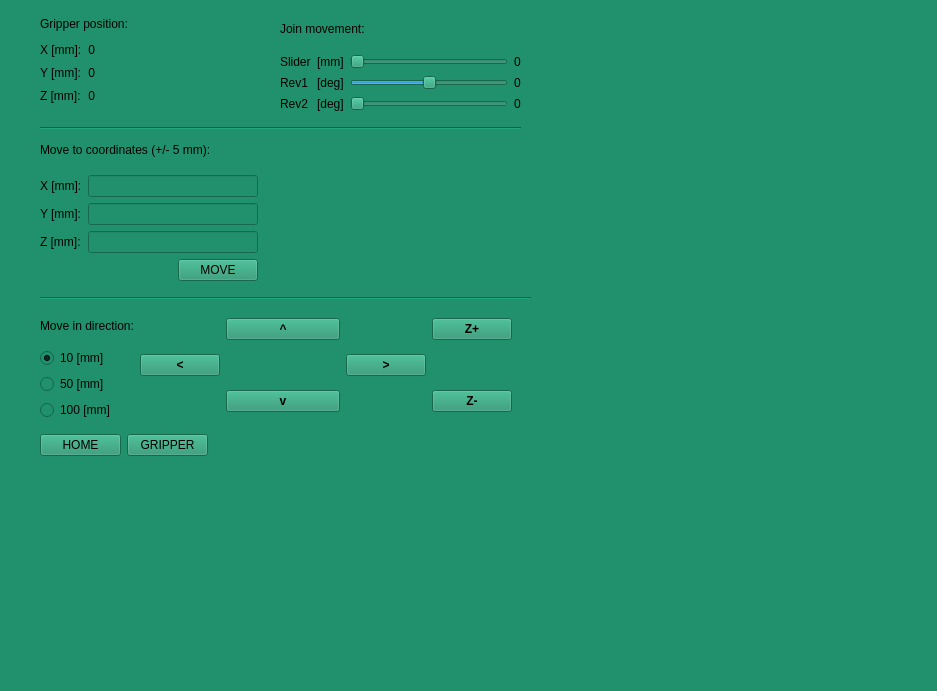
<?xml version="1.0" encoding="UTF-8"?>
<ui version="4.0">
 <class>MainWindow</class>
 <widget class="QMainWindow" name="MainWindow">
  <property name="geometry">
   <rect>
    <x>0</x>
    <y>0</y>
    <width>937</width>
    <height>691</height>
   </rect>
  </property>
  <property name="windowTitle">
   <string>MainWindow</string>
  </property>
  <property name="styleSheet">
   <string notr="true">background-color: rgb(32, 145, 108);</string>
  </property>
  <widget class="QWidget" name="centralwidget">
   <widget class="QWidget" name="layoutWidget_2">
    <property name="geometry">
     <rect>
      <x>40</x>
      <y>130</y>
      <width>218</width>
      <height>151</height>
     </rect>
    </property>
    <layout class="QVBoxLayout" name="verticalLayout_2">
     <item>
      <widget class="QLabel" name="label_2">
       <property name="text">
        <string>Move to coordinates (+/- 5 mm):</string>
       </property>
      </widget>
     </item>
     <item>
      <layout class="QGridLayout" name="gridLayout_2">
       <item row="0" column="0">
        <widget class="QLabel" name="X_moveto_pos_text">
         <property name="text">
          <string>X [mm]:</string>
         </property>
        </widget>
       </item>
       <item row="2" column="1">
        <widget class="QLineEdit" name="Z_line_edit"/>
       </item>
       <item row="1" column="1">
        <widget class="QLineEdit" name="Y_line_edit"/>
       </item>
       <item row="2" column="0">
        <widget class="QLabel" name="Z_moveto_pos_text">
         <property name="text">
          <string>Z [mm]:</string>
         </property>
        </widget>
       </item>
       <item row="1" column="0">
        <widget class="QLabel" name="Y_moveto_pos_text">
         <property name="text">
          <string>Y [mm]:</string>
         </property>
        </widget>
       </item>
       <item row="3" column="1">
        <widget class="QPushButton" name="move_button">
         <property name="sizePolicy">
          <sizepolicy hsizetype="Fixed" vsizetype="Preferred">
           <horstretch>0</horstretch>
           <verstretch>0</verstretch>
          </sizepolicy>
         </property>
         <property name="layoutDirection">
          <enum>Qt::RightToLeft</enum>
         </property>
         <property name="text">
          <string>MOVE</string>
         </property>
         <property name="iconSize">
          <size>
           <width>5</width>
           <height>5</height>
          </size>
         </property>
         <property name="checkable">
          <bool>false</bool>
         </property>
        </widget>
       </item>
       <item row="0" column="1">
        <widget class="QLineEdit" name="X_line_edit"/>
       </item>
      </layout>
     </item>
    </layout>
   </widget>
   <widget class="QWidget" name="layoutWidget">
    <property name="geometry">
     <rect>
      <x>40</x>
      <y>10</y>
      <width>121</width>
      <height>93</height>
     </rect>
    </property>
    <layout class="QVBoxLayout" name="verticalLayout">
     <item>
      <widget class="QLabel" name="label">
       <property name="text">
        <string>Gripper position:</string>
       </property>
      </widget>
     </item>
     <item>
      <layout class="QGridLayout" name="gridLayout">
       <item row="0" column="0">
        <widget class="QLabel" name="X_current_pos_text">
         <property name="text">
          <string>X [mm]:</string>
         </property>
        </widget>
       </item>
       <item row="1" column="1">
        <widget class="QLabel" name="y_current_pos">
         <property name="text">
          <string>0</string>
         </property>
         <property name="alignment">
          <set>Qt::AlignRight|Qt::AlignTrailing|Qt::AlignVCenter</set>
         </property>
        </widget>
       </item>
       <item row="0" column="1">
        <widget class="QLabel" name="x_current_pos">
         <property name="text">
          <string>0</string>
         </property>
         <property name="alignment">
          <set>Qt::AlignRight|Qt::AlignTrailing|Qt::AlignVCenter</set>
         </property>
        </widget>
       </item>
       <item row="1" column="0">
        <widget class="QLabel" name="Y_current_pos_text">
         <property name="text">
          <string>Y [mm]:</string>
         </property>
        </widget>
       </item>
       <item row="1" column="2">
        <spacer name="horizontalSpacer">
         <property name="orientation">
          <enum>Qt::Horizontal</enum>
         </property>
         <property name="sizeHint" stdset="0">
          <size>
           <width>40</width>
           <height>20</height>
          </size>
         </property>
        </spacer>
       </item>
       <item row="2" column="0">
        <widget class="QLabel" name="Z_current_pos_text">
         <property name="text">
          <string>Z [mm]:</string>
         </property>
        </widget>
       </item>
       <item row="2" column="1">
        <widget class="QLabel" name="z_current_pos">
         <property name="text">
          <string>0</string>
         </property>
         <property name="alignment">
          <set>Qt::AlignRight|Qt::AlignTrailing|Qt::AlignVCenter</set>
         </property>
        </widget>
       </item>
      </layout>
     </item>
    </layout>
   </widget>
   <widget class="QWidget" name="verticalLayoutWidget">
    <property name="geometry">
     <rect>
      <x>280</x>
      <y>10</y>
      <width>241</width>
      <height>101</height>
     </rect>
    </property>
    <layout class="QVBoxLayout" name="verticalLayout_3">
     <item>
      <widget class="QLabel" name="label_9">
       <property name="text">
        <string>Join movement:</string>
       </property>
      </widget>
     </item>
     <item>
      <layout class="QGridLayout" name="gridLayout_4">
       <item row="1" column="3">
        <widget class="QLabel" name="rev1_current_val">
         <property name="text">
          <string>0</string>
         </property>
        </widget>
       </item>
       <item row="1" column="0">
        <widget class="QLabel" name="Rev1_text">
         <property name="text">
          <string>Rev1</string>
         </property>
        </widget>
       </item>
       <item row="0" column="3">
        <widget class="QLabel" name="slider_current_val">
         <property name="text">
          <string>0</string>
         </property>
        </widget>
       </item>
       <item row="2" column="2">
        <widget class="QSlider" name="rev2_slider">
         <property name="maximum">
          <number>140</number>
         </property>
         <property name="orientation">
          <enum>Qt::Horizontal</enum>
         </property>
        </widget>
       </item>
       <item row="1" column="2">
        <widget class="QSlider" name="rev1_slider">
         <property name="minimum">
          <number>-120</number>
         </property>
         <property name="maximum">
          <number>120</number>
         </property>
         <property name="orientation">
          <enum>Qt::Horizontal</enum>
         </property>
        </widget>
       </item>
       <item row="0" column="2">
        <widget class="QSlider" name="slider_slider">
         <property name="minimum">
          <number>80</number>
         </property>
         <property name="maximum">
          <number>310</number>
         </property>
         <property name="orientation">
          <enum>Qt::Horizontal</enum>
         </property>
        </widget>
       </item>
       <item row="2" column="0">
        <widget class="QLabel" name="Rev2_text">
         <property name="text">
          <string>Rev2</string>
         </property>
        </widget>
       </item>
       <item row="2" column="3">
        <widget class="QLabel" name="rev2_current_val">
         <property name="text">
          <string>0</string>
         </property>
        </widget>
       </item>
       <item row="0" column="0">
        <widget class="QLabel" name="Slider_text">
         <property name="text">
          <string>Slider</string>
         </property>
        </widget>
       </item>
       <item row="0" column="1">
        <widget class="QLabel" name="label_4">
         <property name="text">
          <string>[mm]</string>
         </property>
        </widget>
       </item>
       <item row="1" column="1">
        <widget class="QLabel" name="label_5">
         <property name="text">
          <string>[deg]</string>
         </property>
        </widget>
       </item>
       <item row="2" column="1">
        <widget class="QLabel" name="label_6">
         <property name="text">
          <string>[deg]</string>
         </property>
        </widget>
       </item>
      </layout>
     </item>
    </layout>
   </widget>
   <widget class="QWidget" name="gridLayoutWidget_3">
    <property name="geometry">
     <rect>
      <x>40</x>
      <y>430</y>
      <width>168</width>
      <height>31</height>
     </rect>
    </property>
    <layout class="QGridLayout" name="gridLayout_5">
     <item row="0" column="1">
      <widget class="QPushButton" name="gripper_button">
       <property name="text">
        <string>GRIPPER</string>
       </property>
       <property name="checkable">
        <bool>true</bool>
       </property>
      </widget>
     </item>
     <item row="0" column="0">
      <widget class="QPushButton" name="home_button">
       <property name="text">
        <string>HOME</string>
       </property>
      </widget>
     </item>
    </layout>
   </widget>
   <widget class="QWidget" name="horizontalLayoutWidget">
    <property name="geometry">
     <rect>
      <x>40</x>
      <y>310</y>
      <width>472</width>
      <height>110</height>
     </rect>
    </property>
    <layout class="QHBoxLayout" name="horizontalLayout_2">
     <item>
      <layout class="QVBoxLayout" name="verticalLayout_4">
       <item>
        <widget class="QLabel" name="label_3">
         <property name="text">
          <string>Move in direction:</string>
         </property>
        </widget>
       </item>
       <item>
        <layout class="QGridLayout" name="gridLayout_6">
         <item row="0" column="0">
          <widget class="QRadioButton" name="radio_button_1">
           <property name="sizePolicy">
            <sizepolicy hsizetype="Preferred" vsizetype="Fixed">
             <horstretch>0</horstretch>
             <verstretch>0</verstretch>
            </sizepolicy>
           </property>
           <property name="layoutDirection">
            <enum>Qt::LeftToRight</enum>
           </property>
           <property name="text">
            <string>10 [mm]</string>
           </property>
           <property name="checked">
            <bool>true</bool>
           </property>
          </widget>
         </item>
         <item row="1" column="0">
          <widget class="QRadioButton" name="radio_button_2">
           <property name="text">
            <string>50 [mm]</string>
           </property>
          </widget>
         </item>
         <item row="2" column="0">
          <widget class="QRadioButton" name="radio_button_3">
           <property name="text">
            <string>100 [mm]</string>
           </property>
          </widget>
         </item>
        </layout>
       </item>
      </layout>
     </item>
     <item>
      <layout class="QGridLayout" name="gridLayout_3">
       <item row="2" column="1">
        <widget class="QPushButton" name="xplus_button">
         <property name="font">
          <font>
           <weight>75</weight>
           <bold>true</bold>
          </font>
         </property>
         <property name="text">
          <string>v</string>
         </property>
        </widget>
       </item>
       <item row="0" column="3">
        <widget class="QPushButton" name="zplus_button">
         <property name="font">
          <font>
           <weight>75</weight>
           <bold>true</bold>
          </font>
         </property>
         <property name="text">
          <string>Z+</string>
         </property>
        </widget>
       </item>
       <item row="1" column="2">
        <widget class="QPushButton" name="yplus_button">
         <property name="font">
          <font>
           <family>Ubuntu</family>
           <weight>75</weight>
           <bold>true</bold>
          </font>
         </property>
         <property name="text">
          <string>&gt;</string>
         </property>
        </widget>
       </item>
       <item row="1" column="0">
        <widget class="QPushButton" name="yminus_button">
         <property name="font">
          <font>
           <weight>75</weight>
           <bold>true</bold>
          </font>
         </property>
         <property name="text">
          <string>&lt;</string>
         </property>
        </widget>
       </item>
       <item row="0" column="1">
        <widget class="QPushButton" name="xminus_button">
         <property name="font">
          <font>
           <weight>75</weight>
           <bold>true</bold>
          </font>
         </property>
         <property name="text">
          <string>^</string>
         </property>
        </widget>
       </item>
       <item row="2" column="3">
        <widget class="QPushButton" name="zminus_button">
         <property name="font">
          <font>
           <weight>75</weight>
           <bold>true</bold>
          </font>
         </property>
         <property name="text">
          <string>Z-</string>
         </property>
        </widget>
       </item>
       <item row="1" column="1">
        <spacer name="horizontalSpacer_2">
         <property name="orientation">
          <enum>Qt::Horizontal</enum>
         </property>
         <property name="sizeHint" stdset="0">
          <size>
           <width>40</width>
           <height>20</height>
          </size>
         </property>
        </spacer>
       </item>
      </layout>
     </item>
    </layout>
   </widget>
   <widget class="Line" name="line">
    <property name="geometry">
     <rect>
      <x>40</x>
      <y>120</y>
      <width>481</width>
      <height>16</height>
     </rect>
    </property>
    <property name="orientation">
     <enum>Qt::Horizontal</enum>
    </property>
   </widget>
   <widget class="Line" name="line_2">
    <property name="geometry">
     <rect>
      <x>40</x>
      <y>290</y>
      <width>491</width>
      <height>16</height>
     </rect>
    </property>
    <property name="orientation">
     <enum>Qt::Horizontal</enum>
    </property>
   </widget>
  </widget>
  <widget class="QMenuBar" name="menubar">
   <property name="geometry">
    <rect>
     <x>0</x>
     <y>0</y>
     <width>937</width>
     <height>22</height>
    </rect>
   </property>
  </widget>
  <widget class="QStatusBar" name="statusbar"/>
 </widget>
 <resources/>
 <connections/>
</ui>
